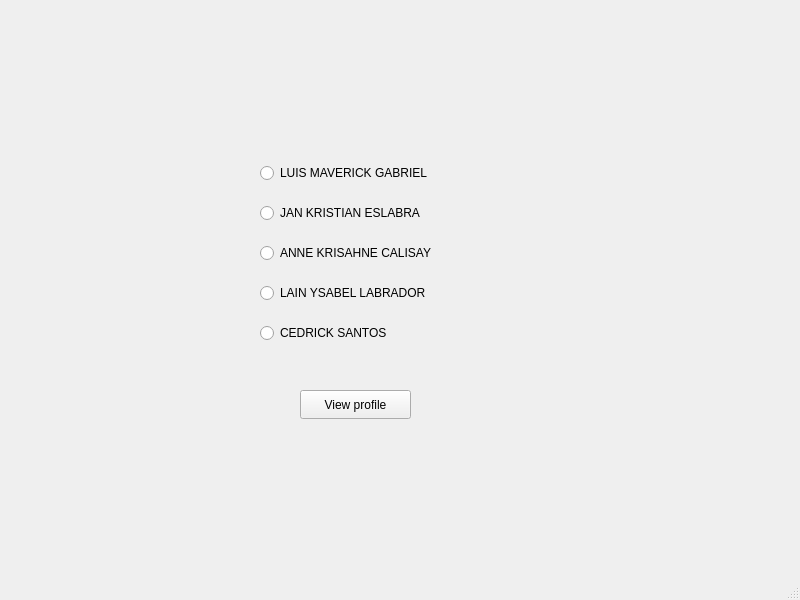
<?xml version="1.0" encoding="UTF-8"?>
<ui version="4.0">
 <class>MainWindow</class>
 <widget class="QMainWindow" name="MainWindow">
  <property name="geometry">
   <rect>
    <x>0</x>
    <y>0</y>
    <width>800</width>
    <height>600</height>
   </rect>
  </property>
  <property name="windowTitle">
   <string>MainWindow</string>
  </property>
  <widget class="QWidget" name="centralwidget">
   <widget class="QRadioButton" name="luisrdbtn">
    <property name="geometry">
     <rect>
      <x>260</x>
      <y>160</y>
      <width>201</width>
      <height>26</height>
     </rect>
    </property>
    <property name="text">
     <string>LUIS MAVERICK GABRIEL</string>
    </property>
   </widget>
   <widget class="QRadioButton" name="janrdbtn">
    <property name="geometry">
     <rect>
      <x>260</x>
      <y>200</y>
      <width>201</width>
      <height>26</height>
     </rect>
    </property>
    <property name="text">
     <string>JAN KRISTIAN ESLABRA</string>
    </property>
   </widget>
   <widget class="QRadioButton" name="sheynrdbtn">
    <property name="geometry">
     <rect>
      <x>260</x>
      <y>240</y>
      <width>201</width>
      <height>26</height>
     </rect>
    </property>
    <property name="text">
     <string>ANNE KRISAHNE CALISAY</string>
    </property>
   </widget>
   <widget class="QRadioButton" name="lainrdbtn">
    <property name="geometry">
     <rect>
      <x>260</x>
      <y>280</y>
      <width>201</width>
      <height>26</height>
     </rect>
    </property>
    <property name="text">
     <string>LAIN YSABEL LABRADOR</string>
    </property>
   </widget>
   <widget class="QRadioButton" name="cedrdbtn">
    <property name="geometry">
     <rect>
      <x>260</x>
      <y>320</y>
      <width>201</width>
      <height>26</height>
     </rect>
    </property>
    <property name="text">
     <string>CEDRICK SANTOS</string>
    </property>
   </widget>
   <widget class="QPushButton" name="View">
    <property name="geometry">
     <rect>
      <x>300</x>
      <y>390</y>
      <width>111</width>
      <height>29</height>
     </rect>
    </property>
    <property name="text">
     <string>View profile</string>
    </property>
   </widget>
  </widget>
  <widget class="QMenuBar" name="menubar">
   <property name="geometry">
    <rect>
     <x>0</x>
     <y>0</y>
     <width>800</width>
     <height>25</height>
    </rect>
   </property>
  </widget>
  <widget class="QStatusBar" name="statusbar"/>
 </widget>
 <resources/>
 <connections/>
</ui>
